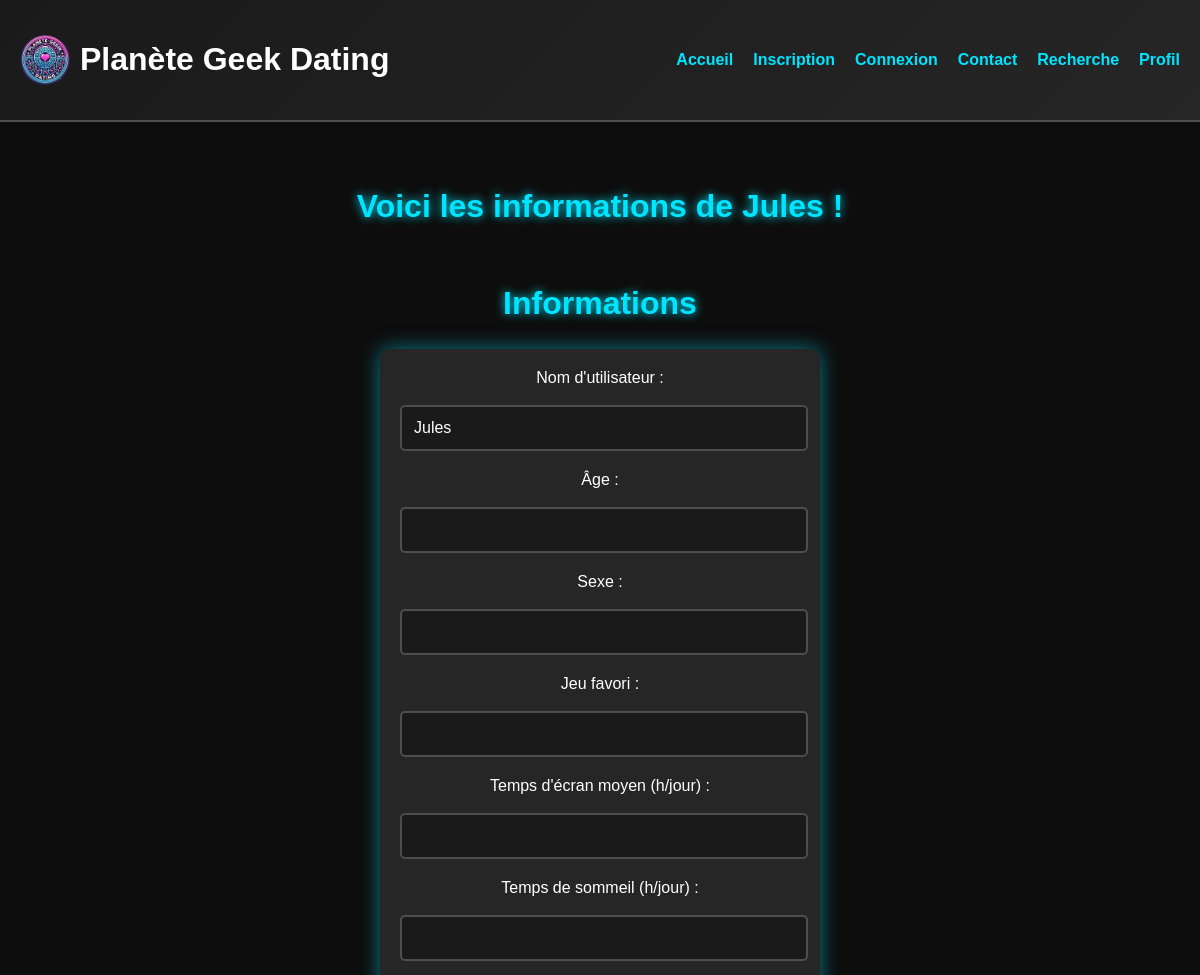
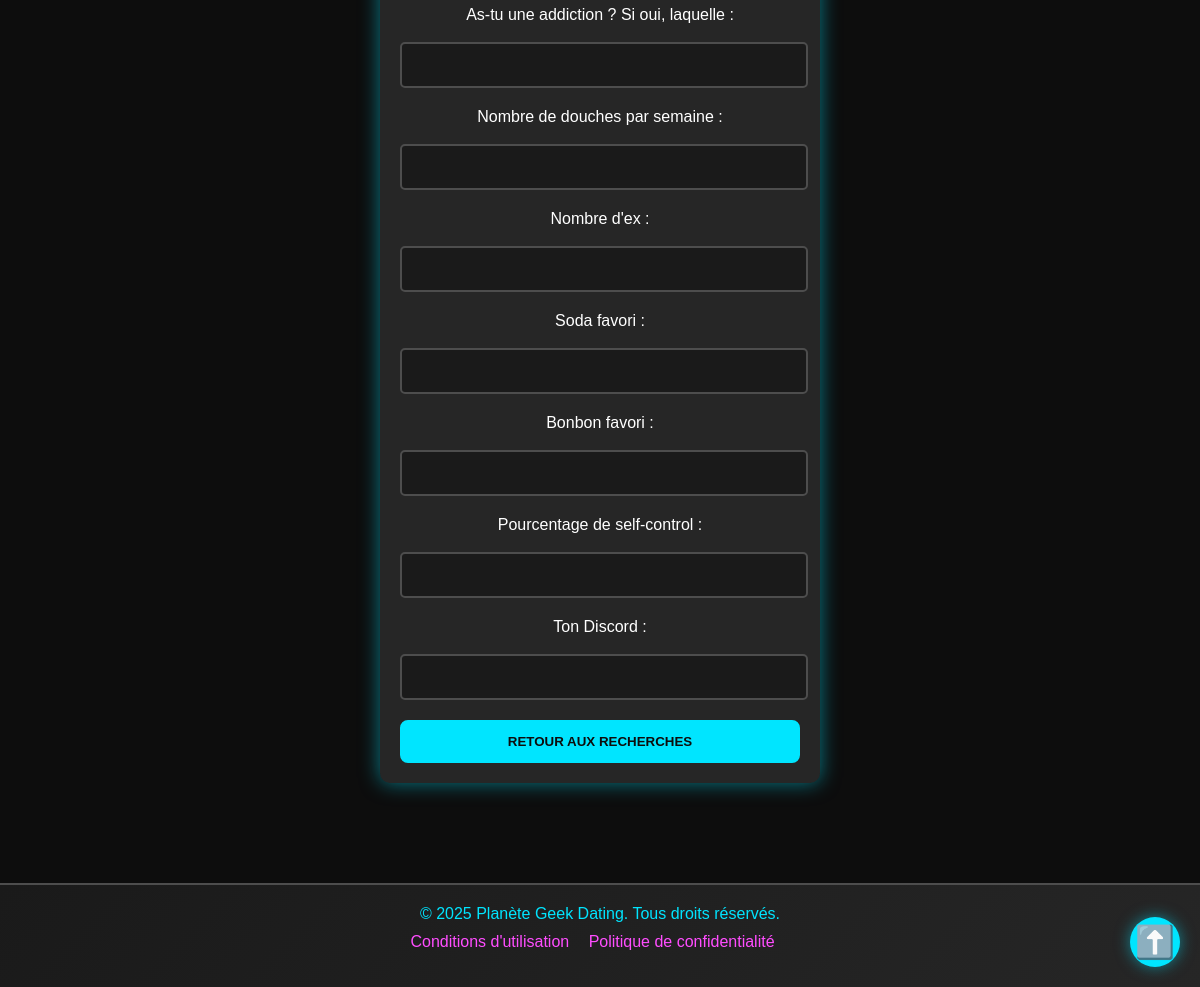
Page /profil_user_/Jules on the earlier database version (2 pictures, top to bottom).
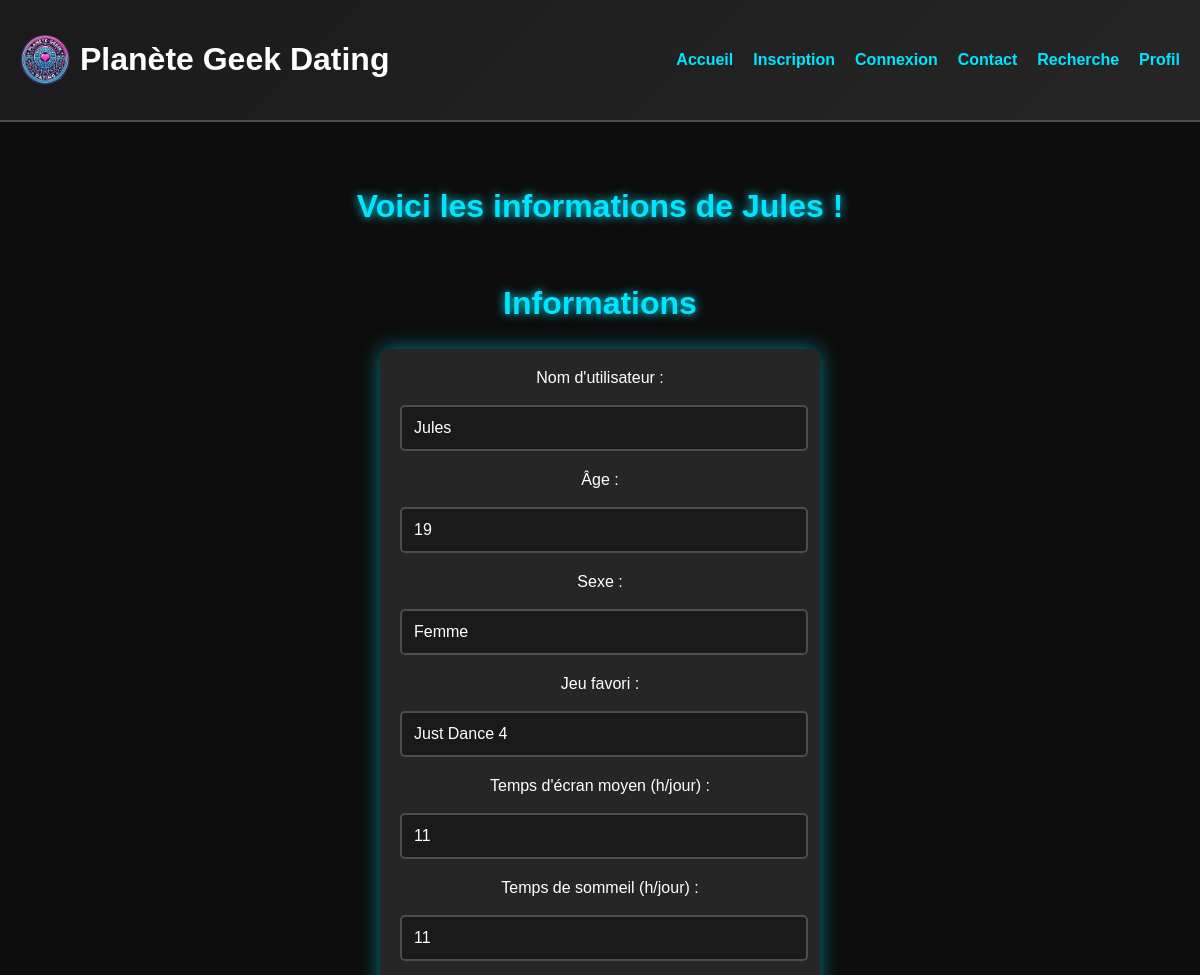
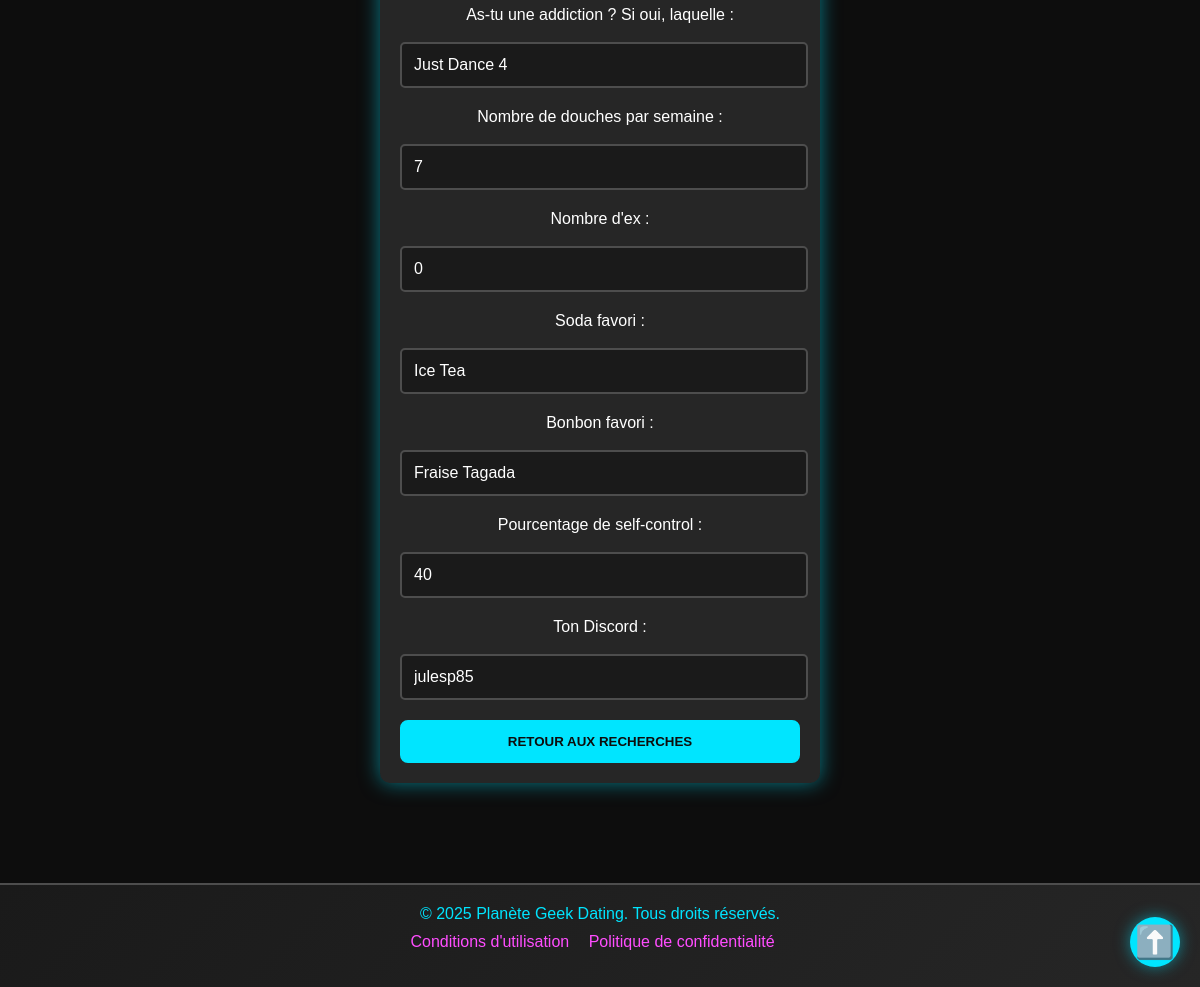
Same page on the later database version (2 pictures, top to bottom).
### tables this page shows
CREATE TABLE "infos_joueur" (
	"name_id"	TEXT UNIQUE,
	"sexe"	TEXT,
	"age"	INTEGER,
	"fav_game"	TEXT,
	"screen_time_moy"	INTEGER,
	"heure_sommeil"	INTEGER,
	"addiction"	TEXT,
	"nb_douches"	INTEGER,
	"nb_ex"	INTEGER,
	"fav_soda"	TEXT,
	"fav_bonbons"	TEXT,
	"pourcent_selfcontrol"	INTEGER,
	"discord"	TEXT,
	"mdp"	TEXT UNIQUE
);

### app.py (the view)
@app.route('/profil_user_/<username>', methods=['POST','GET'])
def profil_user_(username):
    conn = get_db_connection(DATABASE)  # Connexion à la base de données
    curseur = conn.cursor()
    datas = curseur.execute("SELECT * FROM infos_joueur WHERE name_id = ? ", (username,)).fetchall()
    datas = [dict(row) for row in datas]
    conn.close()
    if request.method=='POST':
        return redirect(url_for('recherche'))
    return render_template('profil_user_.html', username = username, datas = datas)

### app.py (called while the page is built)
def get_db_connection(DATABASE):
    conn = sqlite3.connect(DATABASE)
    conn.row_factory = sqlite3.Row
    return conn

### templates/profil_user_.html (shortened to what this page needs)
<!DOCTYPE html>
<html lang="fr">
<head>
    <link rel="stylesheet" href="{{ url_for('static', filename='styles.css') }}">
</head>
<body id="top">
    <header>
        <div class="logo">
            <img src="{{url_for('static', filename='logo circulaire.webp')}}" alt="Logo Planète Geek Dating">
            <h1><a class="home_button" href="{{url_for('index')}}">Planète Geek Dating</a></h1>
        </div>
        <nav>
            <ul>
                <li><a href="{{url_for('index')}}">Accueil</a></li>
                <li><a href="{{url_for('index', section='signup')}}">Inscription</a></li>
                <li><a href="{{url_for('Connexion')}}">Connexion</a></li>
                <li><a href="{{url_for('Contacts')}}">Contact</a></li>
                <li><a href="{{url_for('recherche')}}">Recherche</a></li>
                <li><a href="{{url_for('profil')}}">Profil</a></li>
            </ul>
        </nav>
    </header>
    <main>
        <section id="home">
            <h2>Voici les informations de {{ username }} !<!DOCTYPE html>
            <html lang="fr">
            <head>
            </head>
            <body>
            </body>
        </section>
        <section id="modify">
            <h2>Informations</h2>
            <form action="{{ url_for('profil_user_', username = username )}}" method="POST">
                <label for="username">Nom d'utilisateur :</label>
                <br>
                <br>
                <input type="text" id="username" name="username" value="{% if username %}{{ username }}{% endif %}" readonly>
                <label for="age">Âge :</label>
                <br>
                <br>
                <input type="number" id="age" name="age" value="{% if datas %}{{ datas[0]['age'] }}{% endif %}" readonly>
                <label for="sexe">Sexe :</label>
                <br>
                <br>
                <input type="text" id="sexe" name="sexe" value="{% if datas %}{{ datas[0]['sexe'] }}{% endif %}" readonly>
                <label for="jeu">Jeu favori :</label>
                <br>
                <br>
                <input type="text" id="jeu" name="jeu" value="{% if datas %}{{ datas[0]['fav_game'] }}{% endif %}" readonly>
                <label for="temps">Temps d'écran moyen (h/jour) :</label>
                <br>
                <br>
                <input type="number" id="temps" name="temps" value="{% if datas %}{{ datas[0]['screen_time_moy'] }}{% endif %}" readonly>
                <label for="sommeil">Temps de sommeil (h/jour) :</label>
                <br>
                <br>
                <input type="number" id="sommeil" name="sommeil" value="{% if datas %}{{ datas[0]['heure_sommeil'] }}{% endif %}" readonly>
                <label for="addiction">As-tu une addiction ? Si oui, laquelle :</label>
                <br>
                <br>
                <input type="text" id="addiction" name="addiction" value="{% if datas %}{{ datas[0]['addiction'] }}{% endif %}" readonly>
                <label for="douches">Nombre de douches par semaine :</label>
                <br>
                <br>
                <input type="number" id="douches" name="douches" value="{% if datas %}{{ datas[0]['nb_douches'] }}{% endif %}" readonly>
                <label for="exs">Nombre d'ex :</label>
                <br>
                <br>
                <input type="number" id="exs" name="exs" value="{% if datas %}{{ datas[0]['nb_ex'] }}{% endif %}" readonly>
                <label for="soda">Soda favori :</label>
                <br>
                <br>
                <input type="text" id="soda" name="soda" value="{% if datas %}{{ datas[0]['fav_soda'] }}{% endif %}" readonly>
                <label for="bonbon">Bonbon favori :</label>
                <br>
                <br>
                <input type="text" id="bonbon" name="bonbon" value="{% if datas %}{{ datas[0]['fav_bonbons'] }}{% endif %}" readonly>
                <label for="selfcontrol">Pourcentage de self-control :</label>
                <br>
                <br>
                <input type="number" id="selfcontrol" name="selfcontrol" value="{% if datas %}{{ datas[0]['pourcent_selfcontrol'] }}{% endif %}" readonly>
                <label for="discord">Ton Discord :</label>
                <br>
                <br>
                <input type="text" id="discord" name="discord" value="{% if datas %}{{ datas[0]['discord'] }}{% endif %}" readonly>
                <button type="submit">Retour aux recherches</button>
            </form>
        </section>
    </main>
    <footer>
        <p>&copy; 2025 Planète Geek Dating. Tous droits réservés.</p>
        <ul>
            <li><a href="#">Conditions d'utilisation</a></li>
            <li><a href="">Politique de confidentialité</a></li>
        </ul>
    </footer>
    <a href="#top" class="back-to-top" aria-label="Remonter en haut">⬆️</a>
</body>
</html>

### static/styles.css (style rules this page uses)
:root { --primary-color: #00e5ff; --secondary-color: #ff4dff; --bg-color: #0d0d0d; --text-color: #ffffff; }
body { font-family: 'Arial', sans-serif; margin: 0; padding: 0; background-color: var(--bg-color); color: var(--text-color); }
.back-to-top { position: fixed; bottom: 20px; right: 20px; width: 50px; height: 50px; background-color: var(--primary-color); color: var(--bg-color); text-align: center; line-height: 50px; font-size: 2rem; border-radius: 50%; box-shadow: 0 0 15px rgba(0, 229, 255, 0.5); text-decoration: none; transition: all 0.3s ease; }
form input, form select { width: 95%; padding: 12px; margin-bottom: 20px; border: 2px solid #4d4d4d; border-radius: 5px; background-color: #1a1a1a; color: var(--text-color); font-size: 1rem; transition: border 0.3s ease; }
form button { width: 100%; padding: 12px; background-color: var(--primary-color); border: 2px solid var(--primary-color); border-radius: 8px; font-weight: bold; color: var(--bg-color); cursor: pointer; transition: all 0.3s ease; }
.home_button, .home_button:visited, .home_button:hover, .home_button:focus { color: white; text-decoration: none; }
header { background: linear-gradient(135deg, #1a1a1a, #262626); padding: 20px; display: flex; justify-content: space-between; align-items: center; border-bottom: 2px solid #4d4d4d; }
header .logo { display: flex; align-items: center; }
header .logo img { height: 50px; margin-right: 10px; border-radius: 50%; object-fit: cover; }
header nav ul { list-style-type: none; margin: 0; padding: 0; display: flex; gap: 20px; }
header nav ul li a { color: #00e5ff; text-decoration: none; font-weight: bold; transition: color 0.3s; }
main { padding: 40px 20px; text-align: center; }
main section { margin-bottom: 60px; }
main h2 { font-size: 2rem; color: #00e5ff; text-shadow: 0 0 10px #00e5ff; }
form { max-width: 400px; margin: 0 auto; padding: 20px; background: rgba(255, 255, 255, 0.1); border-radius: 10px; box-shadow: 0 0 20px rgba(0, 229, 255, 0.5); }
form button { width: 100%; padding: 12px; background-color: #00e5ff; border: 2px solid #00e5ff; border-radius: 8px; font-weight: bold; color: #0d0d0d; cursor: pointer; transition: all 0.3s ease; text-transform: uppercase; }
footer { background: linear-gradient(135deg, #1a1a1a, #262626); padding: 20px; text-align: center; border-top: 2px solid #4d4d4d; }
footer p { margin: 0; color: #00e5ff; }
footer ul { list-style-type: none; padding: 0; margin-top: 10px; }
footer ul li { display: inline; margin-right: 15px; }
footer ul li a { color: #ff4dff; text-decoration: none; transition: color 0.3s; }
form input, form select { width: 95%; padding: 12px; margin-bottom: 20px; border: 2px solid #4d4d4d; border-radius: 5px; background-color: #1a1a1a; color: #ffffff; font-size: 1rem; transition: border 0.3s ease; }

Differences in the rows shown:
added infos_joueur: name "Jules", age "19", sexe "Femme", jeu "Just Dance 4", temps "11", sommeil "11", addiction "Just Dance 4", douches "7", exs "0", soda "Ice Tea", bonbon "Fraise Tagada", selfcontrol "40", discord "julesp85"
Other differences:
{{ username }}: "Jules" → (not shown)
